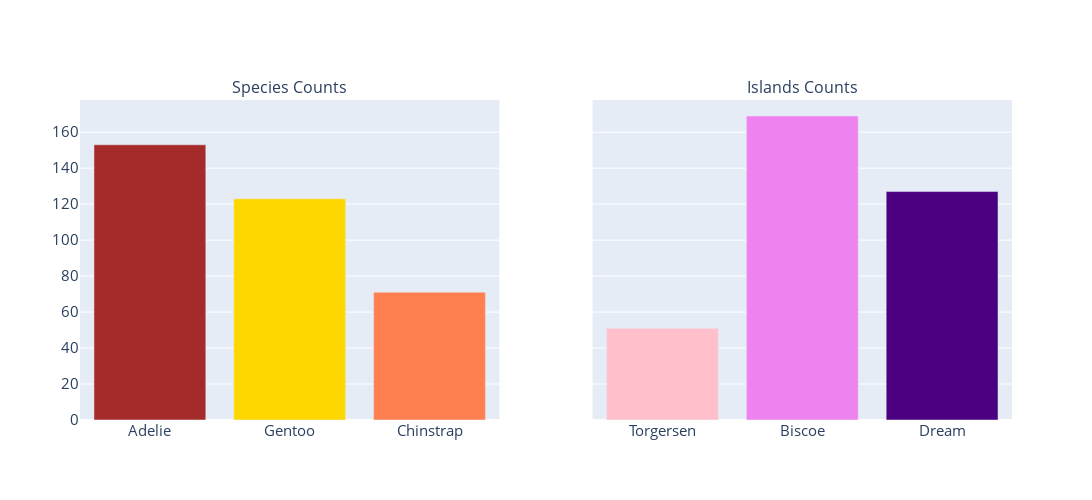

Write notebook code for a chart like this one.
### Markdown cell above
#### Categorical variables

### Code cell
# Count the frequency of each value in the 'species' and 'island' columns and create a bar charts
species_counts = Counter(data['species'])
island_counts = Counter(data['island']) 

fig = make_subplots(rows = 1, cols = 2, subplot_titles = ("Species Counts", "Islands Counts"), shared_yaxes = True)

fig.add_trace(go.Bar(x = list(species_counts.keys()), y = list(species_counts.values()), marker_color = [species_colors[s] for s in species_counts.keys()]), 
              row = 1, col = 1)

fig.add_trace(go.Bar(x = list(island_counts.keys()), y = list(island_counts.values()), marker_color = [islands_colors[s] for s in island_counts.keys()]),
              row = 1, col = 2)

fig.update_layout(height = 500, width = 1500, showlegend = False, font = dict(size = 15))
fig.show()

print('Count of each species: ' + str(species_counts))
print('Count of each island: ' + str(island_counts))

### Figure 1 — Plotly figure (JSON) as saved in the notebook; plotly's stock layout.template omitted (floating-point values rounded to 4 significant figures)
{"data": [{"marker": {"color": ["brown", "gold", "coral"]}, "type": "bar", "x": ["Adelie", "Gentoo", "Chinstrap"], "xaxis": "x", "y": [153, 123, 71], "yaxis": "y"}, {"marker": {"color": ["pink", "violet", "indigo"]}, "type": "bar", "x": ["Torgersen", "Biscoe", "Dream"], "xaxis": "x2", "y": [51, 169, 127], "yaxis": "y2"}], "layout": {"annotations": [{"font": {"size": 16}, "showarrow": false, "text": "Species Counts", "x": 0.225, "xanchor": "center", "xref": "paper", "y": 1, "yanchor": "bottom", "yref": "paper"}, {"font": {"size": 16}, "showarrow": false, "text": "Islands Counts", "x": 0.775, "xanchor": "center", "xref": "paper", "y": 1, "yanchor": "bottom", "yref": "paper"}], "font": {"size": 15}, "height": 500, "showlegend": false, "width": 1500, "xaxis": {"anchor": "y", "domain": [0, 0.45]}, "xaxis2": {"anchor": "y2", "domain": [0.55, 1]}, "yaxis": {"anchor": "x", "domain": [0, 1]}, "yaxis2": {"anchor": "x2", "domain": [0, 1], "matches": "y", "showticklabels": false}}}
